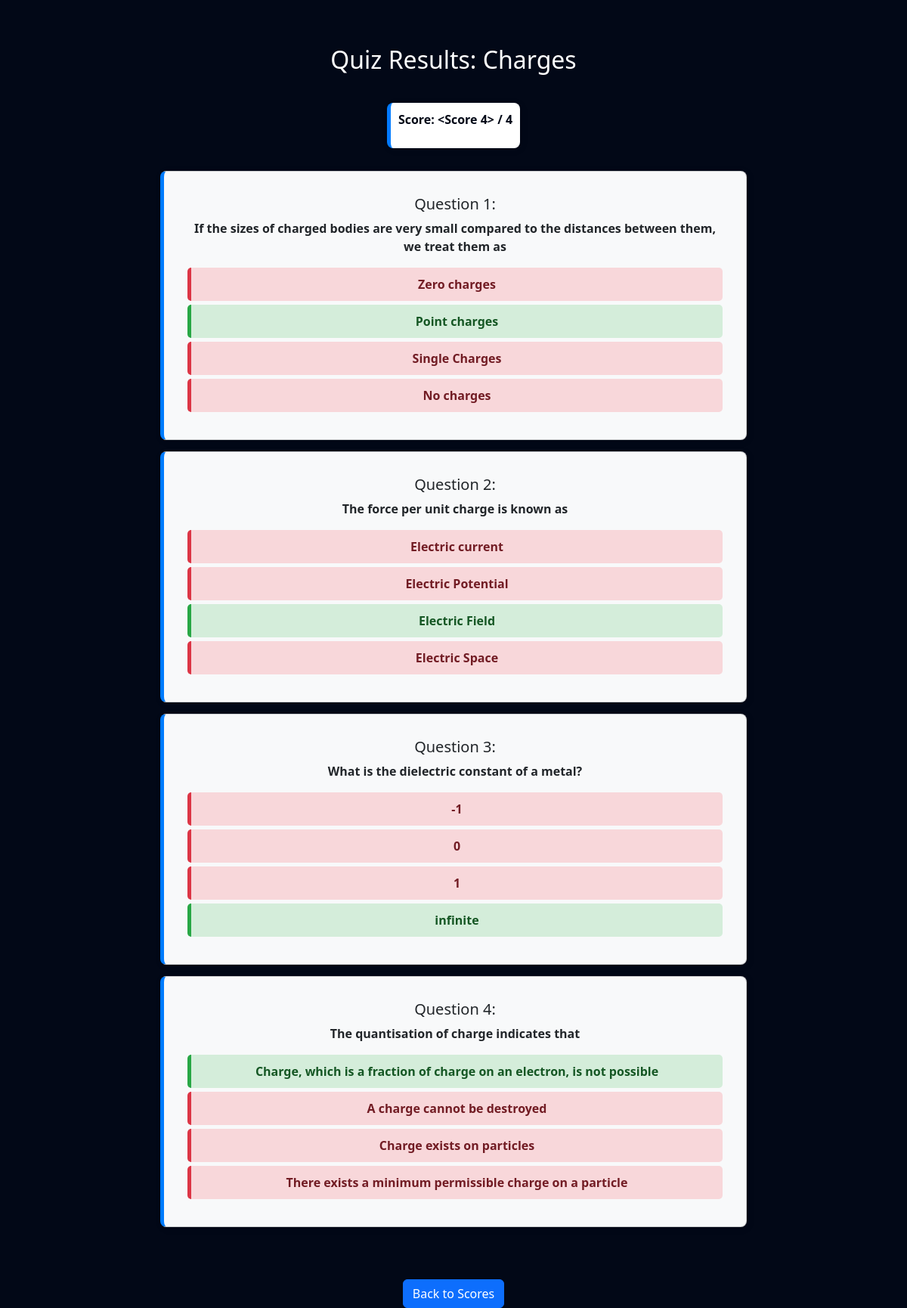
Page /result/3 (signed in) on the committed database.
### controller/models.py (models this page shows)
class Quiz(db.Model):
    id = db.Column(db.Integer, primary_key=True, autoincrement=True)
    title = db.Column(db.String(255), nullable=False)
    chapter_id = db.Column(db.Integer, db.ForeignKey('chapter.id'), nullable=False)
    date_of_quiz = db.Column(db.Date, nullable=False)
    time_duration = db.Column(db.Integer, nullable=False)
    time_start = db.Column(db.Time, nullable=False)
    remarks = db.Column(db.String(500))
    questions = db.relationship('Question', backref='quiz', lazy=True)
    scores = db.relationship('Score', backref='quiz', lazy=True)

class Question(db.Model):
    id = db.Column(db.Integer, primary_key=True, autoincrement=True)
    title = db.Column(db.String(255), nullable=False)
    quiz_id = db.Column(db.Integer, db.ForeignKey('quiz.id'), nullable=False)
    question_statement = db.Column(db.String(500), nullable=False)
    option1 = db.Column(db.String(300), nullable=False)
    option2 = db.Column(db.String(300), nullable=False)
    option3 = db.Column(db.String(300), nullable=False)
    option4 = db.Column(db.String(300), nullable=False)
    correct_option = db.Column(db.Integer, nullable=False)

### controller/routes.py (the view)
@app.route('/result/<int:quiz_id>')
@login_required
def view_result(quiz_id):
    quiz = Quiz.query.get_or_404(quiz_id)
    user_score = Score.query.filter_by(user_id=current_user.user_id, quiz_id=quiz_id).first()
    if not user_score:
        flash("You haven't attempted this quiz yet.", "danger")
        return redirect(url_for('scores'))
    return render_template('result.html', quiz=quiz, score=user_score)

### main.py (called while the page is built)
@login_manager.user_loader
def load_user(user_id):
    return User.query.get(int(user_id))

### templates/result.html (shortened to what this page needs)
<!DOCTYPE html>
<html lang="en">
<head>
    {% block bootstrap_css %}
    <link href="https://cdn.jsdelivr.net/npm/bootstrap@5.3.3/dist/css/bootstrap.min.css" rel="stylesheet"
>
    {% endblock %}
    {% block custom_css %}
    <link rel="stylesheet" href="{{ url_for('static', filename='styles.css') }}">
    {% endblock %}
</head>
<body>
    <div class="container">
{% block content %}
<h2 class="text-center">Quiz Results: {{ quiz.title }}</h2>
<div class="score">
<p class="text-center"><strong>Score: {{ score}} / {{ quiz.questions|length }}</strong></p>
</div>
<div class="quiz-container">
    {% for question in quiz.questions %}
        <div class="card question-box">
            <div class="card-body">
                <h5 class="card-title">Question {{ loop.index }}:</h5>
                <p class="card-text"><strong>{{ question.question_statement }}</strong></p>
                <div class="options">
                    {% set options = [question.option1, question.option2, question.option3, question.option4] %}
                    {% for option in options %}
                        <div class="option-box {% if loop.index == question.correct_option %}correct{% else %}incorrect{% endif %}">
                            {{ option }}
                        </div>
                    {% endfor %}
                </div>
            </div>
        </div>
    {% endfor %}
</div>
<div class="text-center mt-4">
    <a href="{{ url_for('scores') }}" class="btn btn-primary">Back to Scores</a>
</div>
{% endblock %}
    </div>
</body>
</html>

### static/styles.css (style rules this page uses)
html, body { height: 100%; margin: 0; padding: 0; overflow-x: auto; background: #020817 ; background-size: 400% 400%; backdrop-filter: blur(10px); scroll-behavior: smooth; }

### templates/result.html (style rules this page uses)
.container { padding-top: 60px; display: flex; flex-direction: column; gap: 30px; justify-content: center; align-items: center; text-align: center; color: white; margin: auto; max-width: 800px; }
.quiz-container { margin: auto; max-width: 800px; }
.question-box { background: #f8f9fa; border-left: 5px solid #007bff; padding: 15px; margin-bottom: 15px; box-shadow: 2px 2px 10px rgba(0, 0, 0, 0.1); border-radius: 8px; }
.option-box { padding: 10px; margin: 5px 0; border-radius: 5px; font-weight: bold; }
.correct { background: #d4edda; color: #155724; border-left: 5px solid #28a745; }
.incorrect { background: #f8d7da; color: #721c24; border-left: 5px solid #dc3545; }
.score { background: white; color:#020817; border-left: 5px solid #007bff; padding: 10px; border-radius: 8px; box-shadow: 2px 2px 10px rgba(0, 0, 0, 0.1); }

### rows in the picture
Quiz: title "Charges"
Question: question_statement "If the sizes of charged bodies are very small compared to the distances between them, we treat them as", option1 "Zero charges", option2 "Point charges", option3 "Single Charges", option4 "No charges"
Question: question_statement "The force per unit charge is known as", option1 "Electric current", option2 "Electric Potential", option3 "Electric Field", option4 "Electric Space"
Question: question_statement "What is the dielectric constant of a metal?", option1 "-1", options "0" "1", option4 "infinite"
Question: question_statement "The quantisation of charge indicates that", option1 "Charge, which is a fraction of charge on an electron, is not possible", option2 "A charge cannot be destroyed", option3 "Charge exists on particles", option4 "There exists a minimum permissible charge on a particle"

### other values in the picture
{{ score }} "<Score 4>"
{{ quiz.questions|length }} "4"
